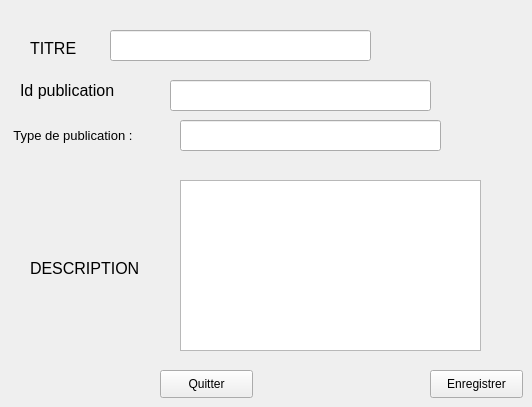
      <widget class="QWidget" name="tab_8">
       <attribute name="title">
        <string>Modifier publication</string>
       </attribute>
       <widget class="QLabel" name="label_25">
        <property name="geometry">
         <rect>
          <x>30</x>
          <y>40</y>
          <width>71</width>
          <height>16</height>
         </rect>
        </property>
        <property name="font">
         <font>
          <pointsize>12</pointsize>
         </font>
        </property>
        <property name="text">
         <string>TITRE</string>
        </property>
       </widget>
       <widget class="QLineEdit" name="md_titre">
        <property name="geometry">
         <rect>
          <x>110</x>
          <y>30</y>
          <width>261</width>
          <height>31</height>
         </rect>
        </property>
       </widget>
       <widget class="QLabel" name="label_26">
        <property name="geometry">
         <rect>
          <x>10</x>
          <y>120</y>
          <width>171</width>
          <height>31</height>
         </rect>
        </property>
        <property name="font">
         <font>
          <pointsize>10</pointsize>
         </font>
        </property>
        <property name="text">
         <string> Type de publication : </string>
        </property>
       </widget>
       <widget class="QLabel" name="label_27">
        <property name="geometry">
         <rect>
          <x>30</x>
          <y>260</y>
          <width>131</width>
          <height>16</height>
         </rect>
        </property>
        <property name="font">
         <font>
          <pointsize>12</pointsize>
         </font>
        </property>
        <property name="text">
         <string>DESCRIPTION</string>
        </property>
       </widget>
       <widget class="QTextEdit" name="md_description">
        <property name="geometry">
         <rect>
          <x>180</x>
          <y>180</y>
          <width>301</width>
          <height>171</height>
         </rect>
        </property>
       </widget>
       <widget class="QPushButton" name="pb_modifier">
        <property name="geometry">
         <rect>
          <x>430</x>
          <y>370</y>
          <width>93</width>
          <height>28</height>
         </rect>
        </property>
        <property name="text">
         <string>Enregistrer</string>
        </property>
       </widget>
       <widget class="QPushButton" name="pushButton_10">
        <property name="geometry">
         <rect>
          <x>160</x>
          <y>370</y>
          <width>93</width>
          <height>28</height>
         </rect>
        </property>
        <property name="text">
         <string>Quitter</string>
        </property>
       </widget>
       <widget class="QLabel" name="label_41">
        <property name="geometry">
         <rect>
          <x>20</x>
          <y>80</y>
          <width>171</width>
          <height>21</height>
         </rect>
        </property>
        <property name="font">
         <font>
          <pointsize>12</pointsize>
         </font>
        </property>
        <property name="text">
         <string>Id publication</string>
        </property>
       </widget>
       <widget class="QLineEdit" name="md_id">
        <property name="geometry">
         <rect>
          <x>170</x>
          <y>80</y>
          <width>261</width>
          <height>31</height>
         </rect>
        </property>
       </widget>
       <widget class="QLineEdit" name="md_type">
        <property name="geometry">
         <rect>
          <x>180</x>
          <y>120</y>
          <width>261</width>
          <height>31</height>
         </rect>
        </property>
       </widget>
      </widget>
